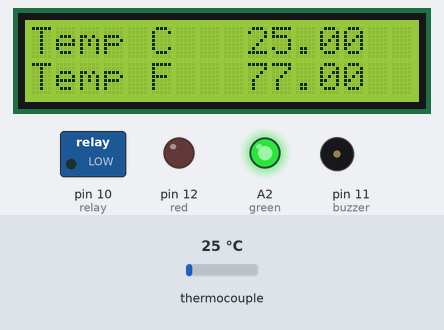
A sketch run on a simulated Arduino Uno, built with avr-gcc and run on an emulated ATmega328P. On the bench: 16×2 character LCD, switched loads named in the sketch (green lamp = pin HIGH), output pins drawn as LEDs (lit = HIGH), buzzer (waves = sounding, pin HIGH). The inputs (shaded band) are chosen by the test bench; at power-on: thermocouple 25 °C. What the sketch prints to the serial monitor is not drawn.

Above: at 1.7 s.
1.8 s: thermocouple set to 30 °C
At 3.7 s:
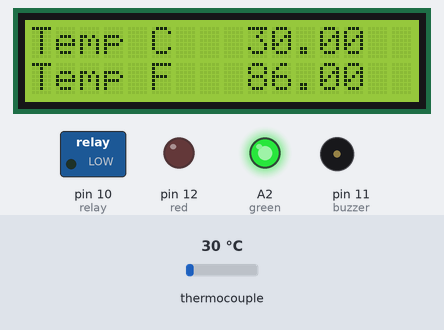
4.1 s: thermocouple set to 38 °C
At 5.1 s:
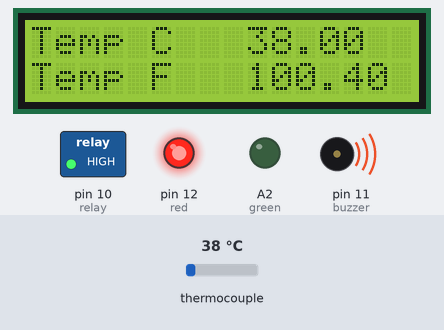
6.2 s: thermocouple set to 6 °C
At 7.6 s:
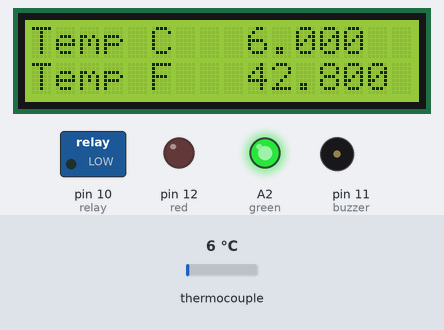
Timing chart, 0 to 9.2 s (numbered marks = the images above; inputs shaded):
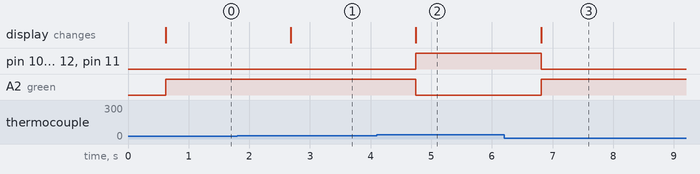

Measured:
- the behaviour switches between 34 and 35 °C on thermocouple (found by bisection; images 1 and 2)
- after the input at 1.8 s, the display: changes after 0.89 s (image 1)
- after the input at 4.1 s, pin 10 (relay), pin 12 (red), pin 11 (buzzer): LOW → HIGH after 0.65 s; A2 (green): HIGH → LOW after 0.65 s; the display: changes after 0.65 s (image 2)
- after the input at 6.2 s, pin 10 (relay), pin 12 (red), pin 11 (buzzer): HIGH → LOW after 0.61 s; A2 (green): LOW → HIGH after 0.61 s; the display: changes after 0.61 s (image 3)

The sketch:

MAX6675_sensor_with_arduino.ino
```cpp
#include <LiquidCrystal_I2C.h>
#include "max6675.h"
#define red 12
#define buzzer 11
#define green A2

#define relay 10

LiquidCrystal_I2C lcd(0x27, 16, 2);

int thermoDO = 4;
int thermoCS = 5;
int thermoCLK = 6;

MAX6675 thermocouple(thermoCLK, thermoCS, thermoDO);

void setup() {
  Serial.begin(9600);
  pinMode(red, OUTPUT);
  pinMode(buzzer, OUTPUT);
  pinMode(green, OUTPUT);
   pinMode(relay, OUTPUT);
  lcd.init();
  lcd.backlight();
  lcd.setCursor(0, 0);
  lcd.print("  Welcome To");
  lcd.setCursor(0, 1);
  lcd.print("JustDoElectronic");
  lcd.clear();
  Serial.println("MAX6675 test");
  delay(500);
}

void loop() {

  Serial.print("Temperature C = ");
  Serial.println(thermocouple.readCelsius());
  Serial.print("Temperature F = ");
  Serial.println(thermocouple.readFahrenheit());

  lcd.setCursor(0, 0);
  lcd.print("Temp C ");
  lcd.setCursor(9, 0);
  lcd.print(thermocouple.readCelsius());
  lcd.setCursor(0, 1);
  lcd.print("Temp F ");
  lcd.setCursor(9, 1);
  lcd.print(thermocouple.readFahrenheit());

  if (thermocouple.readCelsius() >= 35) {
    digitalWrite(red, HIGH);
    digitalWrite(buzzer, HIGH);
    digitalWrite(relay, HIGH);
    digitalWrite(green, LOW);
  } else {
    digitalWrite(red, LOW);
    digitalWrite(buzzer, LOW);
    digitalWrite(relay, LOW);
    digitalWrite(green, HIGH);
  }

  delay(1000);
}
```
